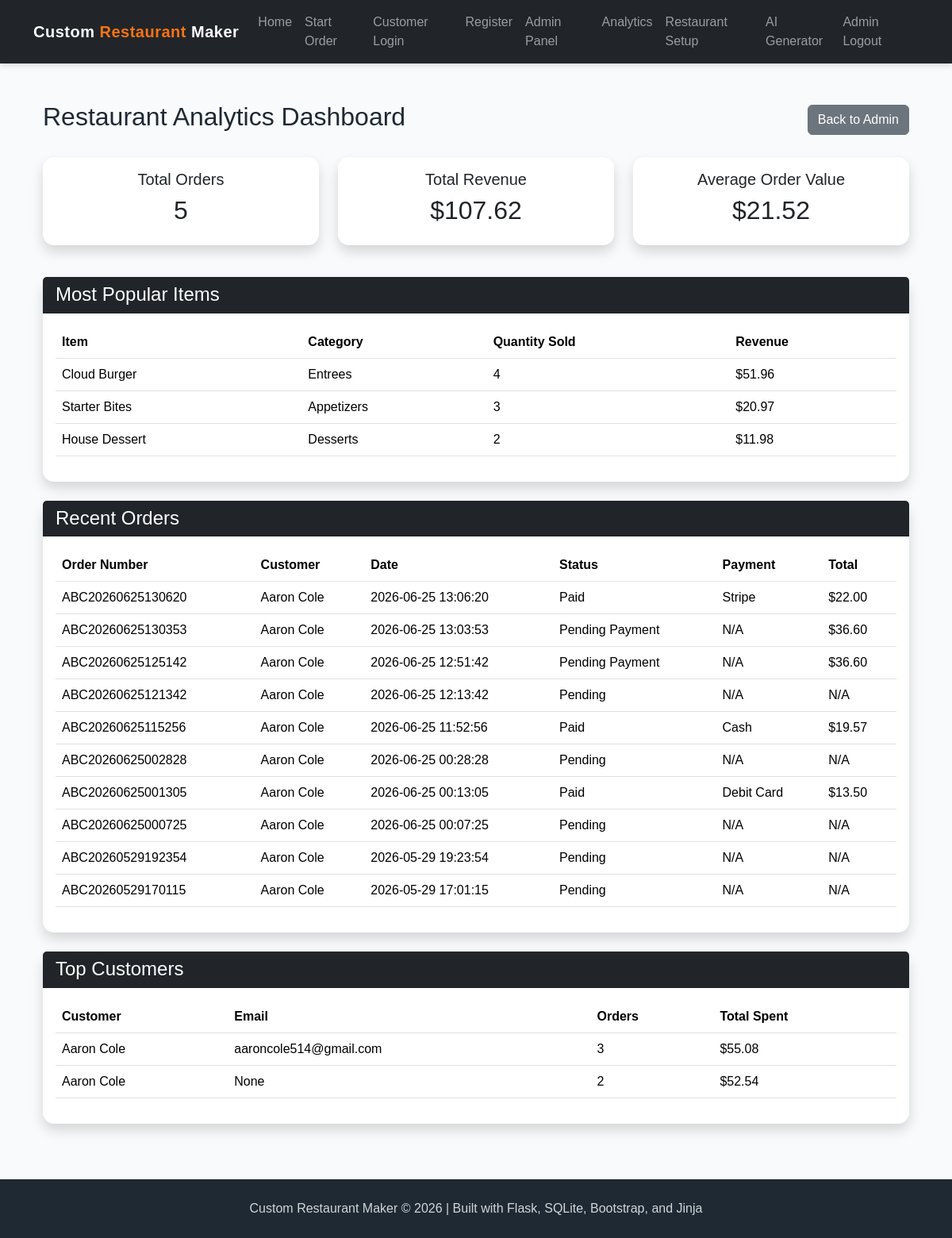
The page /admin/analytics (signed in) on the database as committed earlier.
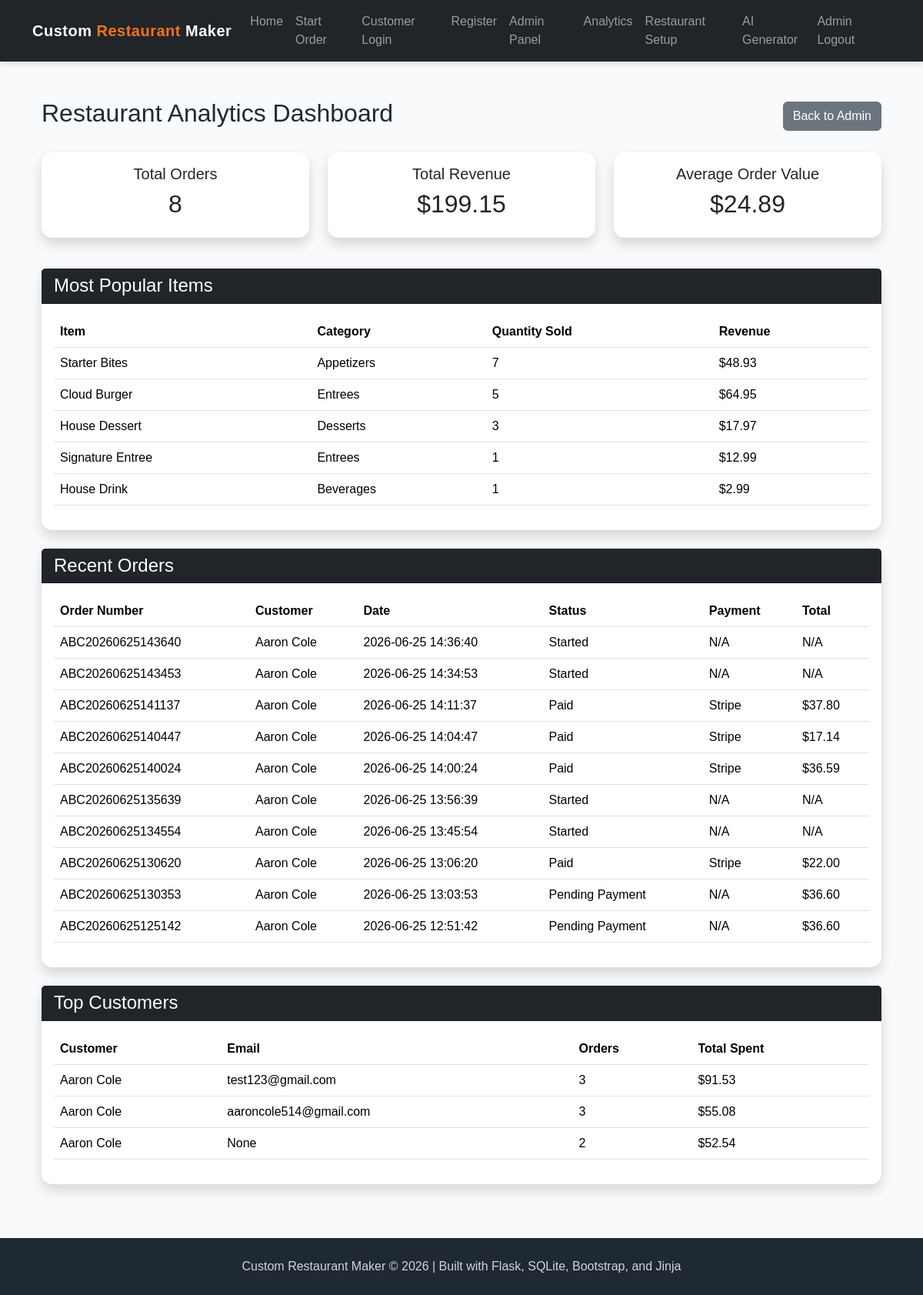
The same page on the database as committed later.
### app.py (models this page shows)
class Menu(db.Model):
    __tablename__ = "menu"
    menu_id = db.Column(db.Integer, primary_key=True)
    name = db.Column(db.String(150), nullable=False)
    category = db.Column(db.String(100), nullable=False)
    price = db.Column(db.Float, nullable=False)
    description = db.Column(db.Text)
    image_filename = db.Column(db.String(255))
    image_url = db.Column(db.Text)

class Order(db.Model):
    __tablename__ = "orders"
    order_id = db.Column(db.Integer, primary_key=True)
    customer_id = db.Column(db.Integer, db.ForeignKey("customers.customer_id"))
    order_number = db.Column(db.String(100), unique=True, nullable=False)
    date_time = db.Column(db.String(50))
    status = db.Column(db.String(50))
    payment_method = db.Column(db.String(50))
    total_amount = db.Column(db.Float)
    stripe_session_id = db.Column(db.String(255))
    stripe_payment_status = db.Column(db.String(100))

class Customer(db.Model):
    __tablename__ = "customers"
    customer_id = db.Column(db.Integer, primary_key=True)
    name = db.Column(db.String(100), nullable=False)
    street_address = db.Column(db.String(200))
    city = db.Column(db.String(100))
    state = db.Column(db.String(50))
    zip_code = db.Column(db.String(20))
    phone_number = db.Column(db.String(30))
    email = db.Column(db.String(150), unique=True)
    password_hash = db.Column(db.Text)
    created_at = db.Column(db.String(50))

### app.py (the view)
@app.route("/admin/analytics")
def admin_analytics():
    if not session.get("admin_logged_in"):
        flash("Please log in to view analytics.", "warning")
        return redirect("/login")
    conn = get_db()
    cur = conn.cursor()
    cur.execute("""
        SELECT
            COUNT(*) AS total_orders,
            COALESCE(SUM(total_amount), 0) AS total_revenue,
            COALESCE(AVG(total_amount), 0) AS average_order_value
        FROM orders
        WHERE status = 'Paid'
    """)
    summary = cur.fetchone()
    cur.execute("""
        SELECT
            m.name,
            m.category,
            SUM(oi.quantity) AS total_sold,
            SUM(oi.quantity * m.price) AS item_revenue
        FROM order_items oi
        JOIN menu m ON oi.menu_id = m.menu_id
        GROUP BY m.menu_id, m.name, m.category
        ORDER BY total_sold DESC
        LIMIT 5
    """)
    popular_items = cur.fetchall()
    cur.execute("""
        SELECT
            o.order_number,
            o.date_time,
            o.status,
            o.payment_method,
            o.total_amount,
            c.name AS customer_name
        FROM orders o
        JOIN customers c ON o.customer_id = c.customer_id
        ORDER BY o.date_time DESC
        LIMIT 10
    """)
    recent_orders = cur.fetchall()
    cur.execute("""
        SELECT
            c.name,
            c.email,
            COUNT(o.order_id) AS order_count,
            COALESCE(SUM(o.total_amount), 0) AS total_spent
        FROM customers c
        JOIN orders o ON c.customer_id = o.customer_id
        WHERE o.status = 'Paid'
        GROUP BY c.customer_id, c.name, c.email
        ORDER BY total_spent DESC
        LIMIT 5
    """)
    top_customers = cur.fetchall()
    conn.close()
    return render_template(
        "admin_analytics.html",
        summary=summary,
        popular_items=popular_items,
        recent_orders=recent_orders,
        top_customers=top_customers
    )

### app.py (called while the page is built)
def get_db():
    conn = sqlite3.connect("project4.db")
    conn.row_factory = sqlite3.Row
    return conn

### templates/admin_analytics.html (shortened to what the changed rows need)
{% extends "base.html" %}
{% block content %}
<div class="container mt-5">
    <div class="d-flex justify-content-between align-items-center mb-4">
        <h2>Restaurant Analytics Dashboard</h2>
    </div>
    <div class="row mb-4">
        <div class="col-md-4 mb-3">
            <div class="card shadow text-center">
                <div class="card-body">
                    <h5>Total Orders</h5>
                    <h2>{{ summary["total_orders"] }}</h2>
                </div>
            </div>
        </div>
        <div class="col-md-4 mb-3">
            <div class="card shadow text-center">
                <div class="card-body">
                    <h5>Total Revenue</h5>
                    <h2>${{ "%.2f"|format(summary["total_revenue"]) }}</h2>
                </div>
            </div>
        </div>
        <div class="col-md-4 mb-3">
            <div class="card shadow text-center">
                <div class="card-body">
                    <h5>Average Order Value</h5>
                    <h2>${{ "%.2f"|format(summary["average_order_value"]) }}</h2>
                </div>
            </div>
        </div>
    </div>
    <div class="card shadow mb-4">
        <div class="card-body">
            {% if popular_items %}
                <table class="table table-hover align-middle">
                    <thead>
                        <tr>
                            <th>Item</th>
                            <th>Category</th>
                            <th>Quantity Sold</th>
                            <th>Revenue</th>
                        </tr>
                    </thead>
                    <tbody>
                        {% for item in popular_items %}
                        <tr>
                            <td>{{ item["name"] }}</td>
                            <td>{{ item["category"] }}</td>
                            <td>{{ item["total_sold"] }}</td>
                            <td>${{ "%.2f"|format(item["item_revenue"]) }}</td>
                        </tr>
                        {% endfor %}
                    </tbody>
                </table>
            {% else %}
                <p>No item sales data yet.</p>
            {% endif %}
        </div>
    </div>
    <div class="card shadow mb-4">
        <div class="card-body">
            {% if recent_orders %}
                <table class="table table-hover align-middle">
                    <thead>
                        <tr>
                            <th>Order Number</th>
                            <th>Customer</th>
                            <th>Date</th>
                            <th>Status</th>
                            <th>Payment</th>
                            <th>Total</th>
                        </tr>
                    </thead>
                    <tbody>
                        {% for order in recent_orders %}
                        <tr>
                            <td>{{ order["order_number"] }}</td>
                            <td>{{ order["customer_name"] }}</td>
                            <td>{{ order["date_time"] }}</td>
                            <td>{{ order["status"] or "Pending" }}</td>
                            <td>{{ order["payment_method"] or "N/A" }}</td>
                            <td>
                                {% if order["total_amount"] %}
                                    ${{ "%.2f"|format(order["total_amount"]) }}
                                {% else %}
                                    N/A
                                {% endif %}
                            </td>
                        </tr>
                        {% endfor %}
                    </tbody>
                </table>
            {% else %}
                <p>No recent orders yet.</p>
            {% endif %}
        </div>
    </div>
    <div class="card shadow mb-5">
        <div class="card-body">
            {% if top_customers %}
                <table class="table table-hover align-middle">
                    <thead>
                        <tr>
                            <th>Customer</th>
                            <th>Email</th>
                            <th>Orders</th>
                            <th>Total Spent</th>
                        </tr>
                    </thead>
                    <tbody>
                        {% for customer in top_customers %}
                        <tr>
                            <td>{{ customer["name"] }}</td>
                            <td>{{ customer["email"] }}</td>
                            <td>{{ customer["order_count"] }}</td>
                            <td>${{ "%.2f"|format(customer["total_spent"]) }}</td>
                        </tr>
                        {% endfor %}
                    </tbody>
                </table>
            {% else %}
                <p>No customer spending data yet.</p>
            {% endif %}
        </div>
    </div>
</div>
{% endblock %}

Rows that differ between the two databases and show on the page:
no longer on this page (row unchanged): Order: order_number "ABC20260625121342", customer_name "Aaron Cole", date_time "2026-06-25 12:13:42", status "Pending", order "N/A"
no longer on this page (row unchanged): Order: order_number "ABC20260625115256", customer_name "Aaron Cole", date_time "2026-06-25 11:52:56", status "Paid", payment_method "Cash", total_amount "19.57"
no longer on this page (row unchanged): Order: order_number "ABC20260625002828", customer_name "Aaron Cole", date_time "2026-06-25 00:28:28", status "Pending", order "N/A"
no longer on this page (row unchanged): Order: order_number "ABC20260625001305", customer_name "Aaron Cole", date_time "2026-06-25 00:13:05", status "Paid", payment_method "Debit Card", total_amount "13.50"
no longer on this page (row unchanged): Order: order_number "ABC20260625000725", customer_name "Aaron Cole", date_time "2026-06-25 00:07:25", status "Pending", order "N/A"
no longer on this page (row unchanged): Order: order_number "ABC20260529192354", customer_name "Aaron Cole", date_time "2026-05-29 19:23:54", status "Pending", order "N/A"
no longer on this page (row unchanged): Order: order_number "ABC20260529170115", customer_name "Aaron Cole", date_time "2026-05-29 17:01:15", status "Pending", order "N/A"
shown differently, row unchanged: Menu "Starter Bites": total_sold "3" → "7"; item_revenue "20.97" → "48.93"; moves up the list
computed for Menu "Cloud Burger": total_sold "4" → "5"; item_revenue "51.96" → "64.95"
computed for Menu "House Dessert": total_sold "2" → "3"; item_revenue "11.98" → "17.97"
now on this page (row unchanged): Menu: name "Signature Entree", category "Entrees", total_sold "1", item_revenue "12.99"
now on this page (row unchanged): Menu: name "House Drink", category "Beverages", total_sold "1", item_revenue "2.99"
added Order: order_number "ABC20260625143640", customer_name "Aaron Cole", date_time "2026-06-25 14:36:40", status "Started", order "N/A", total_amount "N/A"
added Order: order_number "ABC20260625143453", customer_name "Aaron Cole", date_time "2026-06-25 14:34:53", status "Started", order "N/A", total_amount "N/A"
added Order: order_number "ABC20260625141137", customer_name "Aaron Cole", date_time "2026-06-25 14:11:37", status "Paid", payment_method "Stripe", total_amount "37.80"
added Order: order_number "ABC20260625140447", customer_name "Aaron Cole", date_time "2026-06-25 14:04:47", status "Paid", payment_method "Stripe", total_amount "17.14"
added Order: order_number "ABC20260625140024", customer_name "Aaron Cole", date_time "2026-06-25 14:00:24", status "Paid", payment_method "Stripe", total_amount "36.59"
added Order: order_number "ABC20260625135639", customer_name "Aaron Cole", date_time "2026-06-25 13:56:39", status "Started", order "N/A", total_amount "N/A"
added Order: order_number "ABC20260625134554", customer_name "Aaron Cole", date_time "2026-06-25 13:45:54", status "Started", order "N/A", total_amount "N/A"
now on this page (row unchanged): Customer: name "Aaron Cole", email "test123@gmail.com", order_count "3", total_spent "91.53"
Other text that changed with them:
{{ summary["total_orders"] }}: "5" → "8"
{{ "%.2f"|format(summary["total_revenue"]) }}: "107.62" → "199.15"
{{ "%.2f"|format(summary["average_order_value"]) }}: "21.52" → "24.89"
